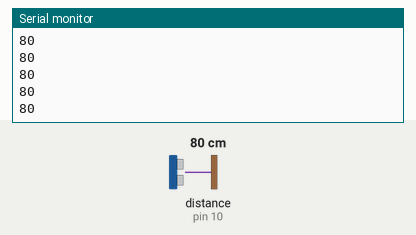
A sketch run on a simulated Arduino Uno, built with avr-gcc and run on an emulated ATmega328P. Shown: the last lines printed to the serial monitor. Wiring (inferred from the names in the program): ultrasonic range finder: trigger pin 9; echo pin 10. Inputs (shaded band) come from the test bench; at power-on: distance to the obstacle (sensor on pin 10) 80 cm. The echo pulse lasts 58.3 µs per cm.

Above: at 1.2 s.
1.3 s: distance to the obstacle (sensor on pin 10) set to 2 cm
At 1.48 s:
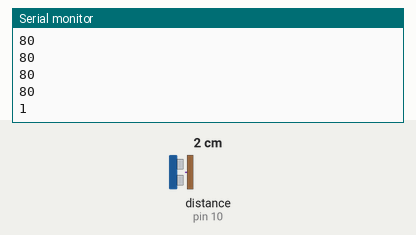
2.8 s: distance to the obstacle (sensor on pin 10) set to 4 cm
At 2.8 s:
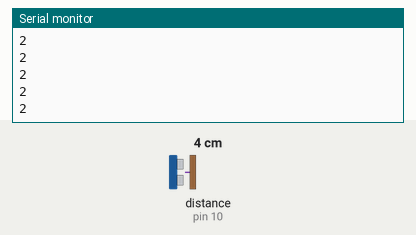
Timing chart, 0 to 5.8 s (numbered marks = the images above; inputs shaded):
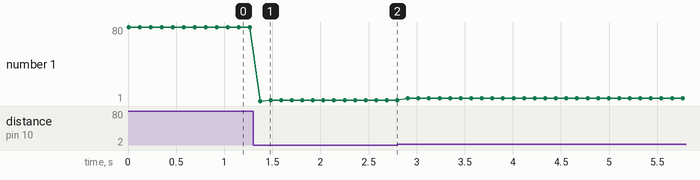

The sketch:

ReadUltraschall.ino
```cpp
# define TRIG 9
# define ECHO 10
void setup() {
 Serial.begin(9600);
 pinMode(TRIG, OUTPUT);
 pinMode(ECHO, INPUT);

}

long distance () {
  digitalWrite(TRIG, LOW);
  delayMicroseconds(2);
  digitalWrite(TRIG, HIGH);
  delayMicroseconds(10);
  digitalWrite(TRIG, LOW);

  // Schallgeschwindigkeit: 343 m/s
  // v = s/t
  // --> 58 microseconds / cm für hin und zurück
  long duration = pulseIn(ECHO, HIGH, 30000); // Timeout 30ms
  return duration / 58; // --> Distance in cm
}

void loop() {
  // put your main code here, to run repeatedly:
  long dist = distance();
  Serial.println(dist);
  delay (109);
}
```

Measured:
- after the input at 1.3 s, the serial monitor: prints a new line after 0.07 s (image 1)
- plotted number 1: 80 → 2 after the input at 1.3 s, 2 → 4 after the input at 2.8 s
